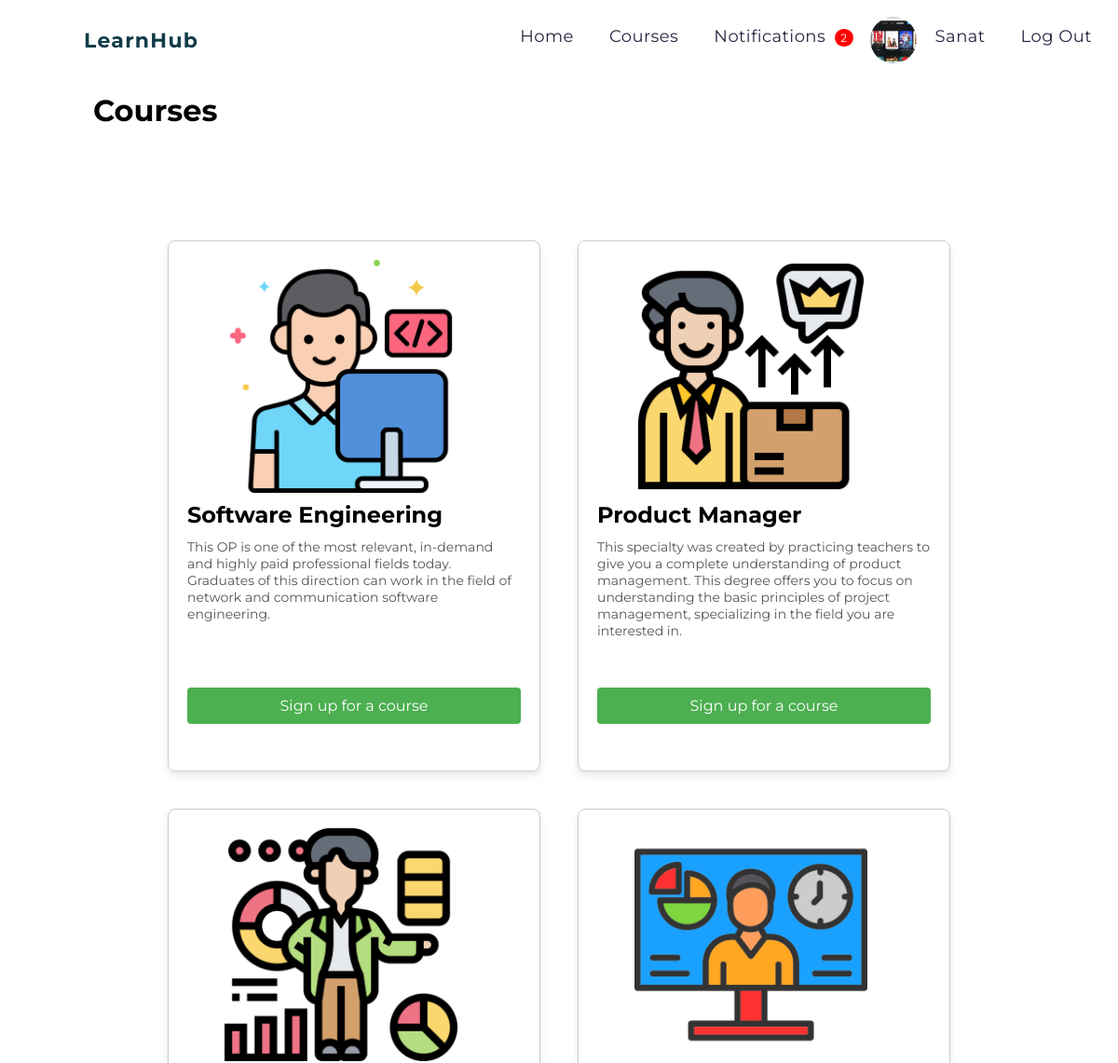
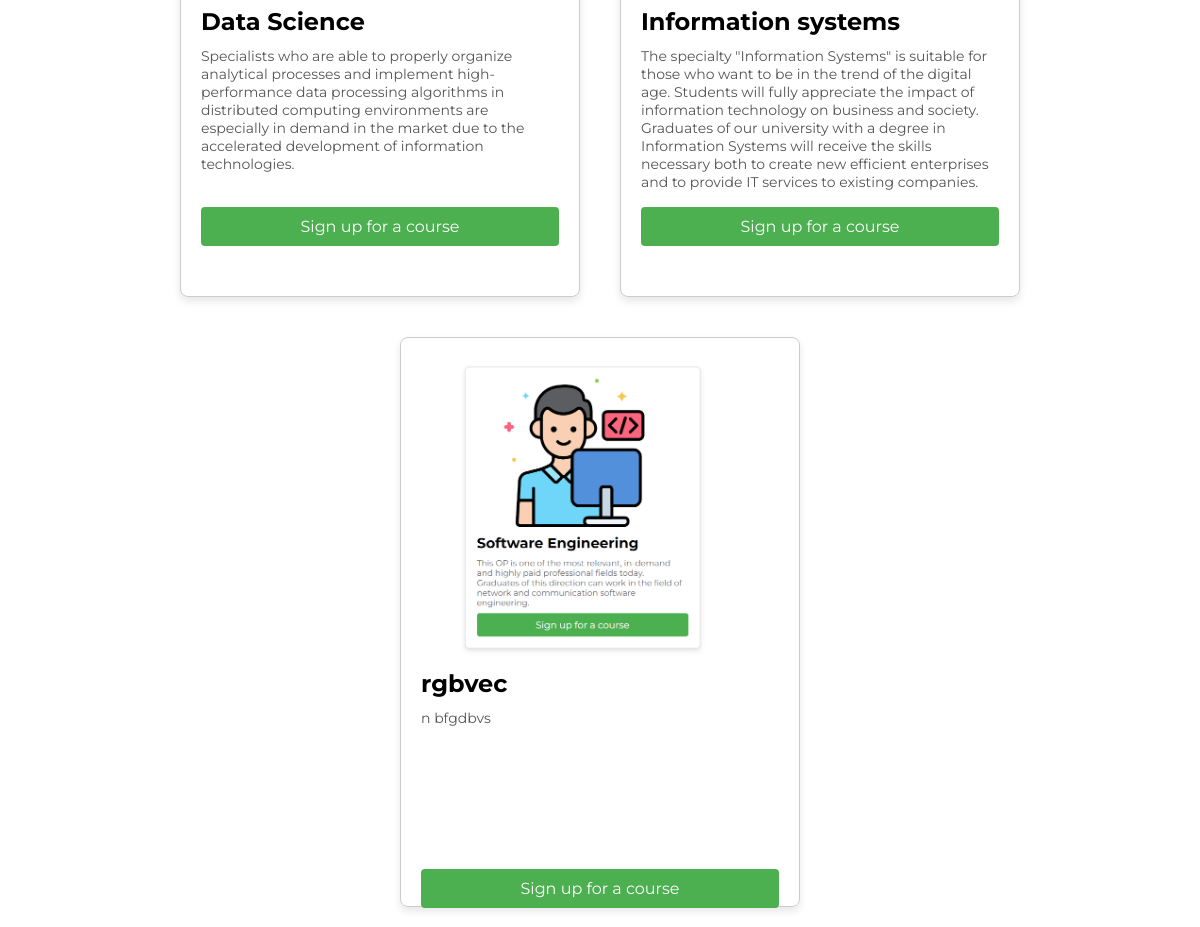
/careers/ (signed in), run on an earlier commit of the app's database (2 pictures, top to bottom).
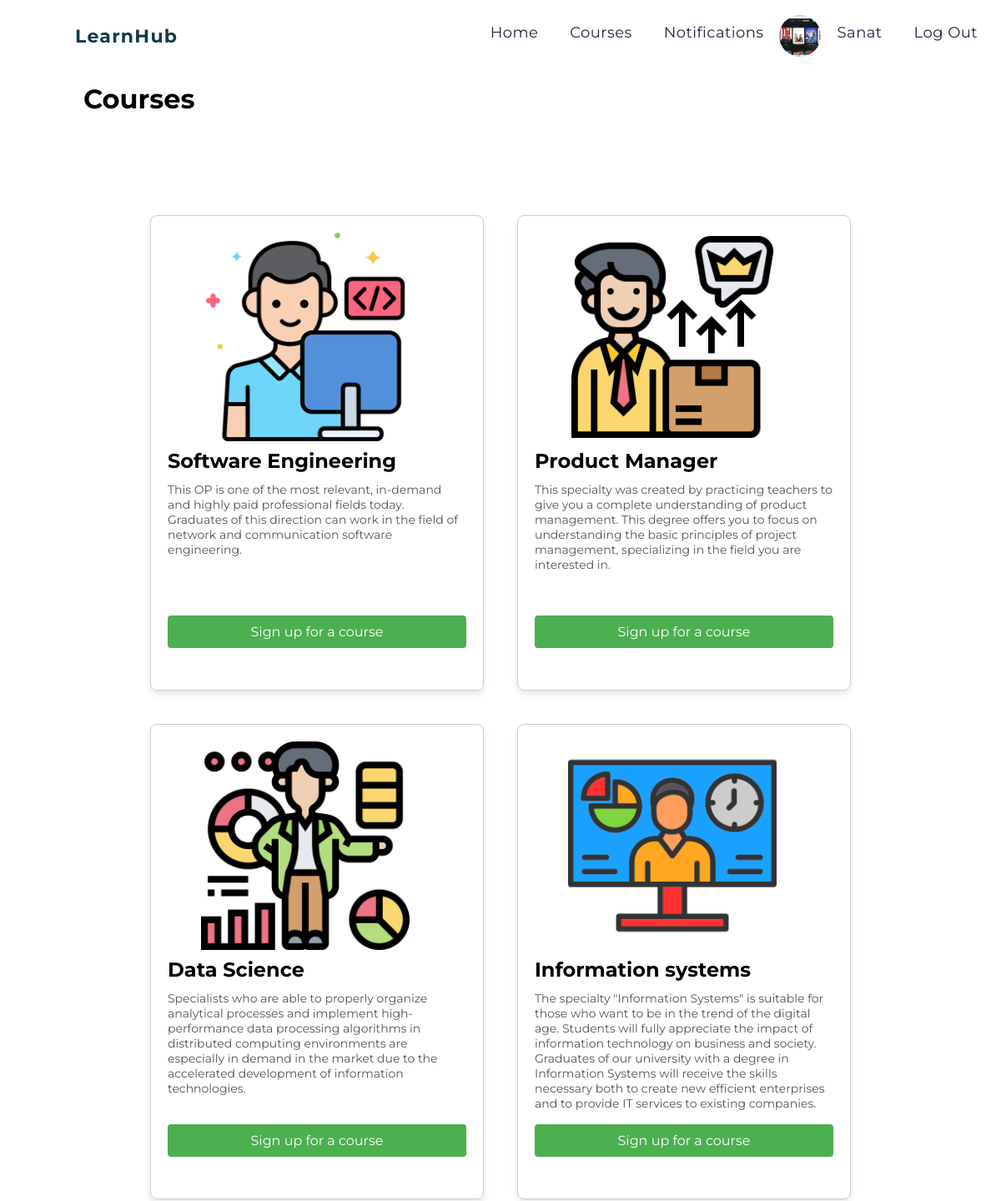
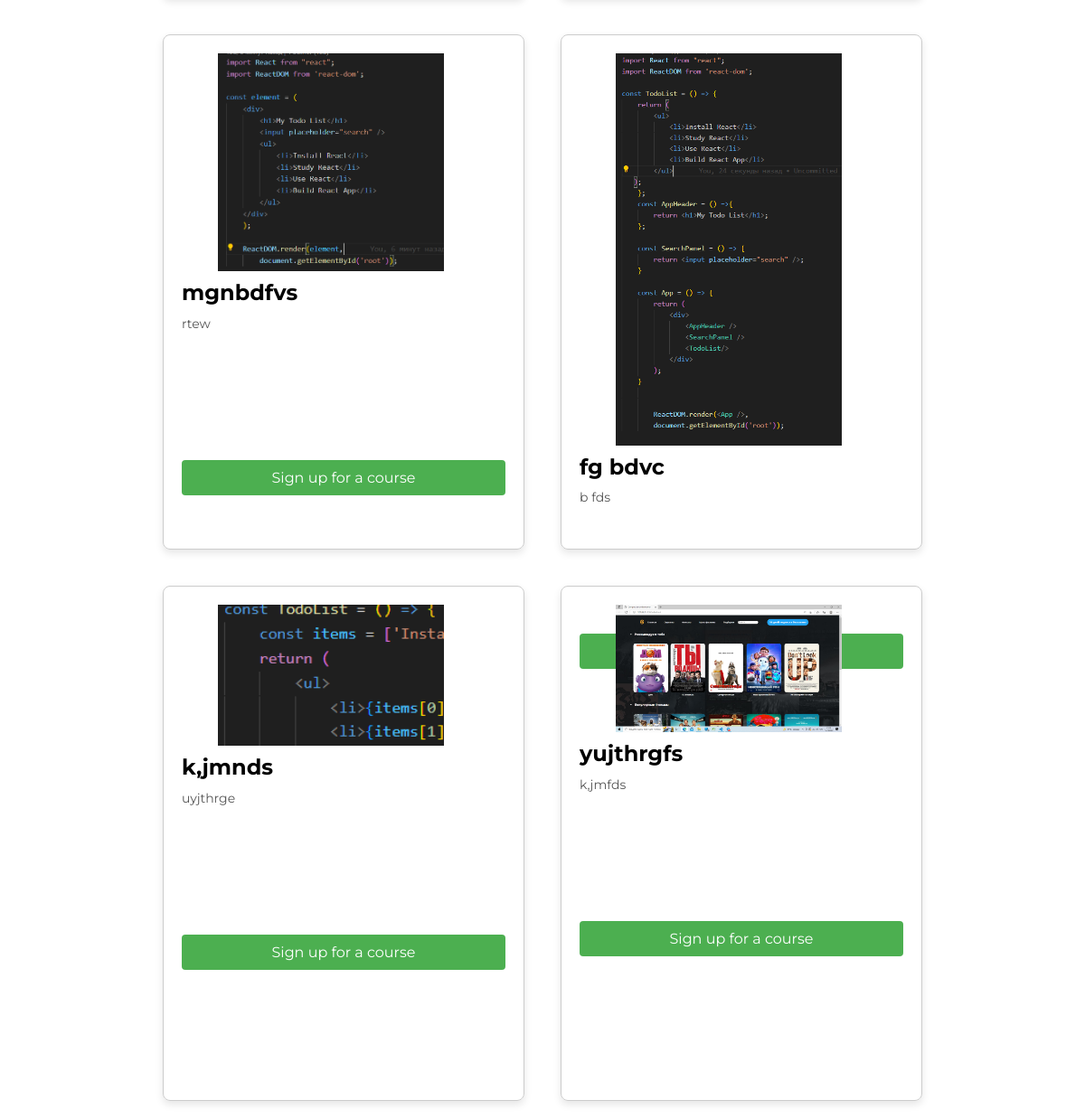
And on a later commit of the database (2 pictures, top to bottom).
### user/models.py (models this page shows)
class Profile(models.Model):
	bio = models.CharField(max_length=255, blank=True, default='', null=False)
	owner = models.OneToOneField(User, null=True, on_delete=models.CASCADE)
	image = models.ImageField(upload_to='images/', max_length=1000, null=True)
	resume = models.FileField(upload_to='files/', max_length=1000, null=True)

### project/models.py (models this page shows, shortened)
class Blog(models.Model):
    title = models.CharField(null=False, max_length=255)
    description = models.TextField(null=False, blank=True, default='')
    image = models.ImageField(upload_to='images')
    created_at = models.DateTimeField(auto_now_add=True)
    updated_at = models.DateTimeField(auto_now=True)
    views = models.PositiveIntegerField(default=0)
    owner = models.ForeignKey(User, on_delete=models.CASCADE, null=False)
    class Meta:
        verbose_name = 'Blog'
        verbose_name_plural = 'Blogs'

### project/views.py (the view)
# urls.py: path('careers/', views.careers_page, name='careers'),
def careers_page(request ):
    courses = Blog.objects.all()
    unread_notifications = Notification.objects.filter(users=request.user, is_read=False).count()
    return render(request, 'project/careers.html', {'courses': courses,'new_notifications_count': unread_notifications})

### project/templates/project/careers.html
{% extends 'base.html' %}
{% load static %}
{% block content %}
    <h1 style="margin: 100px;">Courses</h1>
    <div class="cards">
        {% for course in courses %}
        <div class="card">
            <img src="{{ course.image.url }}" alt="" >
            <h2>{{course.title}}</h2>
            <p>{{course.description}}</p>
            <a href="/project/{{ course.id }}" class="enroll-button">Sign up for a course</a>
        </div>
        {% endfor %}
    </div>
{% endblock %}

### templates/base.html (shortened to what this page needs)
{% load static %}
<html>
    <head>
        <link href="{% static 'css/style.css' %}" rel="stylesheet" />
        <link rel="stylesheet" href="https://cdnjs.cloudflare.com/ajax/libs/font-awesome/6.0.0/css/all.min.css">
    </head>
    <body style="position:relative;">
        <nav id="header">
          <div class="container main-menu">
              <div class="row align-items-center justify-content-between d-flex">
                  <a href="#" style="text-decoration: none;color: #113C49;font-size: 22px;font-style: normal;font-weight: 700;line-height: normal;letter-spacing: 1.28px; margin-left: 70px;" >LearnHub</a>
                  <nav id="nav-menu-container">
                      <ul class="nav-menu">
                        <li><a href="{% url 'home' %}" style="text-decoration: none;">Home</a></li>
                        <li><a href="{% url 'careers' %}" style="text-decoration: none;">Courses</a></li>
                        <li><a href="{% url 'notifications' %}" style="text-decoration: none;">Notifications
                            {% if new_notifications_count > 0 %}
                            <span class="notification-count">{{ new_notifications_count }}</span>
                        {% endif %}</a></li>
                        {% if user.is_authenticated %}
                        <li style="display: flex; justify-content: center;">
                            <div class="image-wrapper1">
                                <img src="{{ user.profile.image.url }}" >
                            </div>
                            <a href="{% url 'settings_page' %}" style="text-decoration: none;">{{ user.username }}</a>
                        </li>
                            <li><a href="{% url 'logout' %}" style="text-decoration: none;">Log Out</a></li>
                        {% endif %}
                      </ul>
                  </nav>
              </div>
          </div>
        </nav>
        {% block content %}
        {% endblock %}
    </body>
</html>

### static/css/style.css (style rules this page uses)
* { margin: 0; padding: 0; font-family: 'Montserrat', sans-serif; text-decoration: none; }
*, *::before, *::after { box-sizing: border-box; }
.align-items-center { align-items: center !important; }
.justify-content-between { justify-content: space-between !important; }
.d-flex { display: flex !important; }
article, aside, dialog, figcaption, figure, footer, header, hgroup, main, nav, section { display: block; }
.row { display: flex; flex-wrap: wrap; margin-right: -15px; margin-left: -15px; }
h1, h2, h3, h4, h5, h6 { line-height: 1.2em !important; }
.container { width: 100%; padding-right: 15px; padding-left: 15px; margin-right: auto; margin-left: auto; }
#header { padding: 0px 0px 24px 0px; position: fixed; left: 0; top: 0; right: 0; transition: all 0.5s; z-index: 997; }
.main-menu { position: absolute; margin-left: auto; margin-right: auto; left: 0; right: 0; padding: 18px 35px; -webkit-transition: all 0.3s ease 0s; -moz-transition: all 0.3s ease 0s; -o-transition: all 0.3s ease 0s; transition: all 0.3s ease 0s; }
.nav-menu, .nav-menu * { margin: 0; padding: 0; list-style: none; }
.nav-menu > li { margin-left: 10px; }
.nav-menu > li { float: left; }
.nav-menu li { position: relative; white-space: nowrap; }
.nav-menu a { color: #252641; font-size: 18px; font-style: normal; font-weight: 400; line-height: normal; letter-spacing: 0.44px; padding: 10px 8px 0px 20px; display: inline-block; outline: none; }
.cards { display: flex; flex-wrap: wrap; justify-content: center; align-items: center; }
.card { width: 400px; height: 570px; border: 1px solid #ccc; border-radius: 8px; margin: 20px; padding: 20px; box-shadow: 0 4px 8px rgba(0, 0, 0, 0.1); }
.card img { width:250px; object-fit: cover; margin-left: 40px; }
.card h2 { margin-top: 10px; }
.card p { margin-top: 10px; font-size: 14px; color: #555; height: 150px; }
.enroll-button { display: block; width: 100%; padding: 10px; background-color: #4CAF50; color: white; text-align: center; text-decoration: none; border: none; border-radius: 4px; cursor: pointer; font-size: 16px; margin-top: 10px; }

### templates/base.html (style rules this page uses)
.image-wrapper1 { width: 50px; height: 50px; border-radius: 50%; overflow: hidden; }
.image-wrapper1 img { width: 100%; height: 100%; object-fit: cover; }

What changed in the data, as far as the page shows it:
removed Blog: image (picture), title "rgbvec", description "n bfgdbvs"
added Blog: image (picture), title "mgnbdfvs", description "rtew"
added Blog: image (picture), title "fg bdvc", description "b fds"
added Blog: image (picture), title "k,jmnds", description "uyjthrge"
added Blog: image (picture), title "yujthrgfs", description "k,jmfds"
Also different on the page:
{{ new_notifications_count }}: "2" → (not shown)
